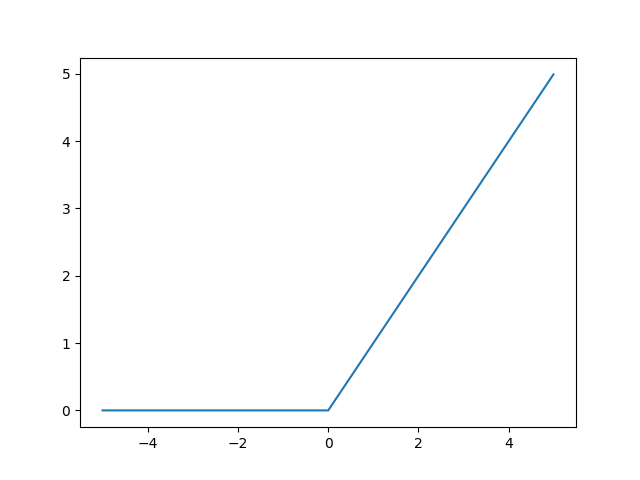

The Python source for this figure:
import numpy as np
from matplotlib import pyplot as plt


def relu(x):
    return np.where(x < 0, 0, x)


def relu_dx(x):
    return np.where(x < 0, 0, 1)


x = np.arange(-5, 5, 0.01)
fx = relu(x)
fx_dx = relu_dx(x)
plt.plot(x, fx)
plt.savefig("relu/relu.png")
plt.close()
plt.plot(x, fx_dx)
plt.savefig("relu/relu_dx.png")